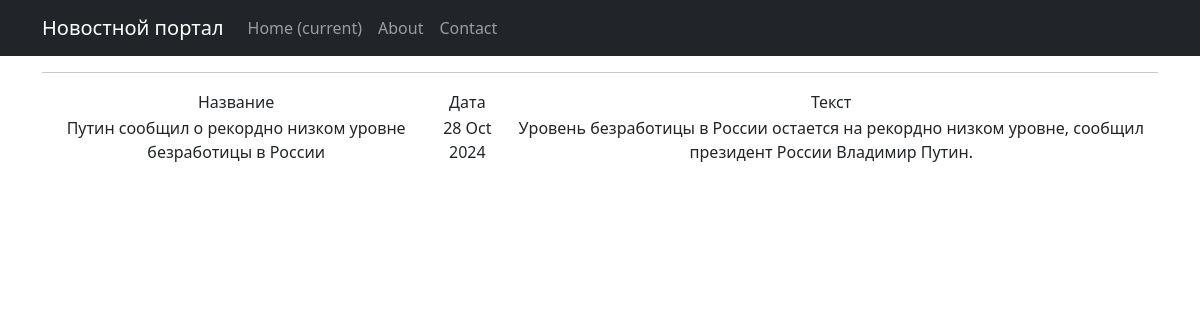
Screenshot of /news/3 with the database file from the repository.
### news/models.py (models this page shows, shortened)
class Post(models.Model):
    article = 'AR'
    new = 'NW'
    KIND = [(article, 'Статья'),(new, 'Новость')]
    author = models.ForeignKey(Author, on_delete = models.CASCADE)
    kind = models.CharField(max_length=2,
                                choices=KIND,
                                default=article) # статья или новость по умолчанию статья
    time_in = models.DateTimeField(auto_now_add=True)
    title = models.CharField(max_length=255)
    text = models.TextField()
    rating = models.IntegerField(default=0)
    category = models.ManyToManyField(Category, through='PostCategory')

### news/views.py (the view)
# urls.py: path('<int:pk>', PostDetail.as_view()),
class PostDetail(DetailView):
    model = Post
    template_name = 'new.html'
    context_object_name = 'new'

### news/templatetags/custom_filters.py (called while the page is built)
@register.filter(name='censor')
def currency(value):
    value = value.split()
    for i in range(len(value)):
        if value[i][:5] == 'редиск':
            value[i] = 'р'+ '*'*(len(value[i])-1)
        elif value[i][:5] == 'Редиск':
            value[i] = 'Р'+ '*'*(len(value[i])-1)
        elif value[i][:5] == 'больш':
            value[i] = 'б' + '*' * (len(value[i]) - 1)
        elif value[i][:5] == 'Больш':
            value[i] = 'Б' + '*' * (len(value[i]) - 1)
    value = ' '.join(value)
    return value

### templates/new.html (shortened to what this page needs)
{% extends 'flatpages/default.html' %}
{% load custom_filters %}
{% block content %}
<hr>
<table>
           <tr>
               <td>Название</td>
               <td>Дата</td>
               <td>Текст</td>
           </tr>
           <tr>
               <td>{{ new.title|censor }}</td>
               <td>{{ new.time_in|date:'d M Y'}}</td>
               <td>{{ new.text|censor}}</td>
           </tr>
       </table>
{% endblock content %}

### rows the page displays
Post: title|censor "Путин сообщил о рекордно низком уровне безработицы в России", time_in "28 Oct 2024", text|censor "Уровень безработицы в России остается на рекордно низком уровне, сообщил президент России Владимир Путин."
